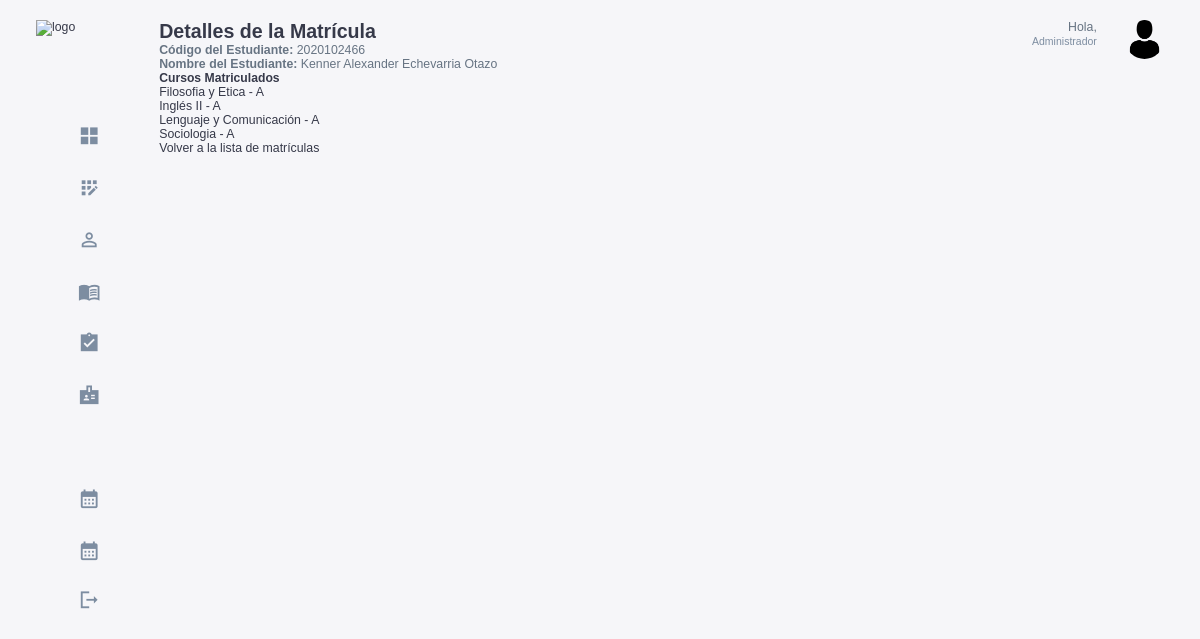
The app's page /matriculas/ver_matricula/1/ with its own data.
### estudiantes/models.py (models this page shows, shortened)
class Estudiante(models.Model):
    usuario = models.OneToOneField(Usuario, on_delete=models.CASCADE)
    codigo = models.CharField(max_length=10,unique=True)
    base = models.CharField(max_length=20)
    carrera = models.CharField(max_length=100)
    activo = models.BooleanField(default=True)

### matriculas/models.py (models this page shows, shortened)
class MatriculaCurso(models.Model):
    matricula = models.ForeignKey(Matricula, on_delete=models.CASCADE)
    seccion = models.ForeignKey(Seccion, on_delete=models.CASCADE)
    class Meta:
        unique_together = ('matricula', 'seccion')

### horarios/models.py (models this page shows, shortened)
class Seccion(models.Model):
    curso = models.ForeignKey(Curso, on_delete=models.CASCADE)
    nombre = models.CharField(max_length=10)
    cupos_totales = models.IntegerField()
    semestre = models.ForeignKey(Semestre, on_delete=models.CASCADE, related_name='secciones')

### cursos/models.py (models this page shows, shortened)
class Curso(models.Model):
    codigo = models.CharField(max_length=10, unique=True)  # Campo único
    nombre = models.CharField(max_length=100)
    descripcion = models.TextField(null=True, blank=True)
    creditos = models.IntegerField()
    ciclo = models.IntegerField(validators=[MinValueValidator(1), MaxValueValidator(10)])
    pre_requisitos = models.ManyToManyField('self', symmetrical=False, related_name='requisitos_para', blank=True)

### matriculas/views.py (the view)
# urls.py: path('ver_matricula/<int:matricula_id>/', views.ver_matricula, name='ver_matricula'),
def ver_matricula(request, matricula_id):
    matricula = get_object_or_404(Matricula, id=matricula_id)
    cursos_matriculados = MatriculaCurso.objects.filter(matricula=matricula)
    estudiante = matricula.estudiante
    info_personal = estudiante.informacionpersonal
    context = {
        'matricula': matricula,
        'cursos_matriculados': cursos_matriculados,
        'estudiante_codigo': estudiante.codigo,
        'estudiante_nombre': f"{info_personal.nombre} {info_personal.apellido}",
    }
    return render(request, 'matriculas/ver_matricula.html', context)

### templates/matriculas/ver_matricula.html (shortened to what this page needs)
{% extends 'base.html' %}
{% block content %}
<h2>Detalles de la Matrícula</h2>
<p><strong>Código del Estudiante:</strong> {{ estudiante_codigo }}</p>
<p><strong>Nombre del Estudiante:</strong> {{ estudiante_nombre }}</p>
<h3>Cursos Matriculados</h3>
<ul>
    {% for curso in cursos_matriculados %}
    <li>{{ curso.seccion.curso.nombre }} - {{ curso.seccion.nombre }}</li>
    {% endfor %}
</ul>
<a href="{% url 'listar_matriculas' %}">Volver a la lista de matrículas</a>
{% endblock %}

### static/css/base.css (style rules this page uses)
:root { --color-primary: #F25C05; --color-danger: #F26938; --color-success: #41f1b6; --color-warning: #F2A172; --color-white: #fff; --color-info-dark: #7d8da1; --color-info-light: #dce1eb; --color-dark: #363949; --color-light: #f2a1724f; --color-primary-variant: #8f5100; --color-dark-variant: #677483; --color-background: #f6f6f9; --card-border-radius: 2rem; --border-radius-1: 0.4rem; --border-radius-2: 0.8rem; --border-radius-3: 1.2rem; --card-padding: 1.8rem; --padding-1: 1.2rem; --box-shadow: 0 2rem 3rem var(--color-light) }
* { margin: 0; padding: 0; outline: 0; appearance: none; border: 0; text-decoration: none; list-style: none; box-sizing: border-box; }
html { font-size: 14px; }
body { width: 100vw; height: 100vh; font-family: Arial, sans-serif; font-size: 0.88rem; background: var(--color-background); user-select: none; overflow-x: hidden; color: var(--color-dark); }
a { color: var(--color-dark); }
h2 { font-size: 1.4rem; }
h3 { font-size: 0.87rem; }
p { color: var(--color-dark-variant); }

### records on screen
Estudiante: codigo "2020102466"
MatriculaCurso: seccion.curso.nombre "Filosofia y Etica", seccion.nombre "A"
MatriculaCurso: seccion.curso.nombre "Inglés II", seccion.nombre "A"
MatriculaCurso: seccion.curso.nombre "Lenguaje y Comunicación", seccion.nombre "A"
MatriculaCurso: seccion.curso.nombre "Sociologia", seccion.nombre "A"

### other values on screen
{{ estudiante_nombre }} "Kenner Alexander Echevarria Otazo"
